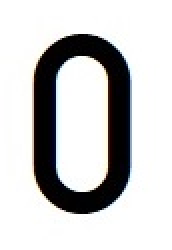
#> input picture resources/characters/q0.jpg, 86 x 125 px (shown 2 times larger); its folder holds only this picture in this run
$ python Mula_Arkadiusz.py resources/characters out.png
#> lines starting #> are read from the running program, lines starting #| are printed output that depends on the picture; after the words box and inside, x2 and y2 are one past the last pixel; in counts of white or black regions, pixels touching at a corner belong together
### license_plate_processing/character_classifier.py
import numpy as np
import cv2
import glob
import re
import os

MIN_CONTOUR_AREA = 100
RESIZED_IMAGE_WIDTH = 20
RESIZED_IMAGE_HEIGHT = 30


def get_chars_contour():
    # path to images of characters
    images_dir = "resources/characters/"
    data_path = os.path.join(images_dir, '*g')
    # get all files from path
    files = glob.glob(data_path)

    # dictionary to store every character contour
    chars_contour = {}

    # generate contour for each character
    for f1 in files:
        # read image of character
        img_character = cv2.imread(f1, 0)
        # read what character it is
        letter = re.findall(r"q\w", f1)
        # create edge image of character
        img_letter_edges = cv2.Canny(img_character, 30, 200)
        # find contour of character
        contours, hierarchy = cv2.findContours(img_letter_edges.copy(), cv2.RETR_EXTERNAL, cv2.CHAIN_APPROX_NONE)
        # save found contour to dict with key as a character
        chars_contour[str(letter[0][1])] = contours

    return chars_contour


def train_classifier(chars_contour):
    """
    method adapted from https://github.com/MicrocontrollersAndMore/OpenCV_3_KNN_Character_Recognition_Python
    """
    # read training image with all characters
    img_training_chars = cv2.imread("resources/all_characters.jpg")
    # check if image is read correctly
    if img_training_chars is None:
        print("error: couldn't read from file. Check file path. \n \n")
        os.system("pause")
        return

    # convert image to gray-scale
    img_gray = cv2.cvtColor(img_training_chars, cv2.COLOR_BGR2GRAY)

    # thresh image
    ret, img_thresh = cv2.threshold(img_gray, 150, 255, cv2.THRESH_BINARY_INV)
    # make copy of the thresh image, because findContours modifies image
    img_thresh_copy = img_thresh.copy()

    # find contours for all characters
    npa_contours, npa_hierachy = cv2.findContours(img_thresh_copy,
                                                  cv2.RETR_EXTERNAL,
                                                  cv2.CHAIN_APPROX_SIMPLE)

    # declare empty numpy array. it will be used to write to file later
    # zero rows, enough cols to hold all image data
    npa_flattened_images = np.empty((0, RESIZED_IMAGE_WIDTH*RESIZED_IMAGE_HEIGHT))

    # declare empty classifications list. this is list of how we are classifying our chars from user input
    int_classifications = []

    # for each contour
    for idx, npa_contour in enumerate(npa_contours):
        # check if contour is big enoguh to consider as character
        if cv2.contourArea(npa_contour) > MIN_CONTOUR_AREA:
            # get bounding rectangle of each contour
            [intX, intY, intW, intH] = cv2.boundingRect(npa_contour)

            # crop character out of thresholded image.
            # Make sure to crop out bigger ROI, because we need to find contour of char
            img_ROI = img_thresh[intY-5:intY+intH+5, intX-5:intX+intW+5]
            img_ROI1 = img_thresh[intY:intY+intH, intX:intX+intW]
            # resize ROI image so it will be be more consistent in recognition and storage
            img_ROI_resized = cv2.resize(img_ROI1, (RESIZED_IMAGE_WIDTH, RESIZED_IMAGE_HEIGHT))

            # create edge image of resized ROI
            img_ROI_edges = cv2.Canny(img_ROI.copy(), 30, 200)

            # find contours on ROI image
            contours_ROI, hierarchy_ROI = cv2.findContours(img_ROI_edges.copy(),
                                                           cv2.RETR_EXTERNAL, cv2.CHAIN_APPROX_NONE)
            # dictionary to store each character match
            matches = {}
            # for each character contour
            for letter, letter_cntr in chars_contour.items():
                # get match of considering contour of training char with each character
                ret = cv2.matchShapes(letter_cntr[0], contours_ROI[0], 1, 0.0)
                # save match to character
                matches[letter] = ret
            # find the best match
            best = min(matches, key=matches.get)

            # check if there is no false classifications
            # we know that everytime contours are ordered from bottom right corner
            # and we know positions of our characters on training image (all_characters.jpg)
            # those false classifactions appeared in testing:
            if idx == 0 and best == '6':
                best = '9'
            if idx == 7 and best == 'S':
                best = '2'
            if idx == 10 and best == 'O':
                best = 'M'
            if idx == 11 and best == 'O':
                best = "N"
            if idx == 15 and best == 'O':
                best = 'X'
            if idx == 23 and best == '0':
                best = 'D'
            if idx == 30 and best == 'O':
                best = 'W'
            # add our classification character to integer list of chars
            int_classifications.append(ord(best))
            # flatten image to 1d numpy array
            npa_flattened_image = img_ROI_resized.reshape((1, RESIZED_IMAGE_WIDTH * RESIZED_IMAGE_HEIGHT))
            # add flattened image numpy array to list of flattened image numpy arrays
            npa_flattened_images = np.append(npa_flattened_images, npa_flattened_image, 0)

    # convert classifications list of ints to numpy array of floats
    flt_classifications = np.array(int_classifications, np.float32)
    # flatten numpy array of floats to 1d so we can write to file later
    npa_classifications = flt_classifications.reshape((flt_classifications.size, 1))
    # cv2.waitKey()

    print("\n \n training complete! \n \n")

    # you can uncomment this to save results of classifier to file
    # np.savetxt("resources/classifications.txt", npa_classifications)
    # np.savetxt("resources/flattened_images.txt", npa_flattened_images)

    return npa_classifications, npa_flattened_images

### license_plate_processing/license_plate_recognizer.py
import numpy as np
import cv2

kNearest = cv2.ml.KNearest_create()

# The size of license plate in Poland is 520 x 114 mm.
# choose smaller ratio to accept bigger contours
# Width to height ratio of license plates in Poland.
PLATE_HEIGHT_TO_WIDTH_RATIO = 90 / 520

# Width and height ratio of character
CHAR_RATIO_MIN = 0.25
CHAR_RATIO_MAX = 0.85

# Number of characters on polish license plate
LICENSE_PLATE_LENGTH = 7

RESIZED_CHAR_IMAGE_WIDTH = 20
RESIZED_CHAR_IMAGE_HEIGHT = 30

SHOW_STEPS = False


def train_KNN(classifications, flattened_images):
    """
    Function that trains kNearest object based on given characters classifications and flattened images of characters
    :param classifications: classification of characters
    :param flattened_images: flattened images with characters
    :return: True when finished
    """
    # training classifications
    npa_classifications = classifications.astype(np.float32)
    # training images
    npa_flattened_images = flattened_images.astype(np.float32)
    # reshape numpy array to 1d, necessary to pass to call to train
    npa_classifications = npa_classifications.reshape((npa_classifications.size, 1))
    # set default K to 1
    kNearest.setDefaultK(1)
    # train KNN object
    kNearest.train(npa_flattened_images, cv2.ml.ROW_SAMPLE, npa_classifications)

    return True


# [155 lines left out: functions get_potential_chars_ROI, recognize_chars_in_plate, license_plate_rules, fill_empty_chars, not called in this run]


def preprocess(image, parameters=(False, False)):
    """
    Function that prepare image to further processing.
    Converting image to gray scale, resizing image, blurring image, finding edges on image

    :param image: image you want to preprocess
    :param parameters:
            index 0 -> if True chooses second parameters for image filtering
            index 1 -> if True chooses second parameters for detecting edges
    :return:
    gray_blur -> grayscale blurred image
    gray_edge -> grayscale image with edges
    width -> width of image after resizing
    """
    # convert image to gray scale
    gray_img = cv2.cvtColor(image, cv2.COLOR_BGR2GRAY)

    # resize image for faster processing
    gray_img = cv2.resize(gray_img, (768, 576))
    # image_resied = cv2.resize(image, (768, 576))

    # get shape of resized image
    height = gray_img.shape[0]
    width = gray_img.shape[1]

    # blur image
    if not parameters[0]:
        gray_blur = cv2.bilateralFilter(gray_img, 11, 55, 55)
    else:  # change parameters of filter if we couldn't find any license plate before
        gray_blur = cv2.bilateralFilter(gray_img, 11, 17, 17)

    # find edges in image
    if not parameters[1]:
        gray_edges = cv2.Canny(gray_blur, 85, 255)
    else:  # change parameters of edge detection if we couldn't find any license plate before
        gray_edges = cv2.Canny(gray_blur, 30, 200)

    return gray_blur, gray_edges, width


def find_potential_plates_vertices(gray_edges, width):
    """
    Function that finds vertices of potential license plate on edge image

    :param gray_edges: edge image
    :param width: width of image
    :return: list of potential plates vertices
    """
    # find contours on image with edges
    contours, hierarchy = cv2.findContours(gray_edges.copy(), cv2.RETR_EXTERNAL, cv2.CHAIN_APPROX_SIMPLE)

    # find potential contours that matches license plate dimensions
    potential_plates_vertices = []
    for contour in contours:
        [x, y, w, h] = cv2.boundingRect(contour)

        # exclude contours that are smaller than 1/3 of image width and their height doesn't match ratio of licenseplate
        if w < (width / 3) or h < (w * PLATE_HEIGHT_TO_WIDTH_RATIO) or w == width:
            continue

        # lines below and get_birds_eye_view are adapted from
        # https://www.pyimagesearch.com/2014/04/21/building-pokedex-python-finding-game-boy-screen-step-4-6/
        # https://www.pyimagesearch.com/2014/05/05/building-pokedex-python-opencv-perspective-warping-step-5-6/
        # reshape contour of potential plate
        pts = contour.reshape(contour.shape[0], 2)
        # vertices of plate rectangle
        vertices = np.zeros((4, 2), dtype="float32")
        # top left point has smallest sum and bottom right has smallest sum
        s = pts.sum(axis=1)
        vertices[0] = pts[np.argmin(s)]
        vertices[2] = pts[np.argmax(s)]
        # top right has minimum difference and bottom left has maximum difference
        diff = np.diff(pts, axis=1)
        vertices[1] = pts[np.argmin(diff)]
        vertices[3] = pts[np.argmax(diff)]
        potential_plates_vertices.append(vertices)

    return potential_plates_vertices


def get_birds_eye_view(potential_plates_vertices, gray_edges, gray_blur, skip_ratio_check=False):
    """
    changes perspective in all potential license plates to birds eye view

    :param potential_plates_vertices: list of vertices of potential license plate
    :param gray_edges: edge image used in warp perspective
    :param gray_blur: blurred image used in warp perspective
    :param skip_ratio_check: skip checking ratio of potential license plate to match all warp all potential contours
    :return: warped_plates_edges: list containing birds eye view edge images with license plate
    warped_plates_gray: list containing birds eye view blur images with license plate
    """
    # change perspective in all potential license plates, to "birds eye" view
    warped_plates_edges = []
    warped_plates_gray = []
    for idx, vertices in enumerate(potential_plates_vertices):
        # get all corners in easier way to code
        (tl, tr, br, bl) = vertices
        # compute width and height of image created by corners
        widthA = np.sqrt(((br[0] - bl[0]) ** 2) + ((br[1] - bl[1]) ** 2))
        widthB = np.sqrt(((tr[0] - tl[0]) ** 2) + ((tr[1] - tl[1]) ** 2))
        heightA = np.sqrt(((tr[0] - br[0]) ** 2) + ((tr[1] - br[1]) ** 2))
        heightB = np.sqrt(((tl[0] - bl[0]) ** 2) + ((tl[1] - bl[1]) ** 2))
        # take the maximum of the width and height values to reach final dimensions
        maxWidth = max(int(widthA), int(widthB))
        maxHeight = max(int(heightA), int(heightB))

        # if we couldn't get birds eye view in the first attempt, because image didn't match license plate ratio
        # then skip this step
        if not skip_ratio_check:
            # stop considering images that don't match license plate width to height ratio
            if maxHeight < maxWidth * PLATE_HEIGHT_TO_WIDTH_RATIO:
                continue

        # construct destination points which will be used to map the screen to a top-down, "birds eye" view
        dst = np.array([
            [0, 0],
            [maxWidth - 1, 0],
            [maxWidth - 1, maxHeight - 1],
            [0, maxHeight - 1]], dtype="float32")
        # calculate the perspective transform matrix and warp the perspective to grab the screen
        M = cv2.getPerspectiveTransform(vertices, dst)
        warp_edges = cv2.warpPerspective(gray_edges, M, (maxWidth, maxHeight))
        warp_gray = cv2.warpPerspective(gray_blur, M, (maxWidth, maxHeight))

        # stop considering image that contains only zeros
        if not np.any(warp_edges):
            continue
        # add warped image to list
        warped_plates_edges.append(warp_edges)
        warped_plates_gray.append(warp_gray)

    return warped_plates_edges, warped_plates_gray


def find_potential_chars_on_plates(warped_plates_edges):
    """
    Function that finds ROIs of potential chars on image containing license plate

    :param warped_plates_edges: list containing birds eye view edge images with license plate
    :return: list of ROIS of potential chars on license plate
    """
    chars_potential_plate = []
    for idx, plate in enumerate(warped_plates_edges):

        plate_area = plate.size

        char_contours, char_hierarchy = cv2.findContours(plate.copy(), cv2.RETR_TREE, cv2.CHAIN_APPROX_SIMPLE)

        cntr_img = cv2.drawContours(plate.copy(), char_contours, -1, 100, thickness=2)
        potential_chars_ROI = []
        for i, cntr in enumerate(char_contours):
            [x, y, w, h] = cv2.boundingRect(cntr)
            bounding_area = w * h
            # check contour size to match potential character size
            if (bounding_area < (0.025 * plate_area) or bounding_area > (0.4 * plate_area)) or \
                    (CHAR_RATIO_MIN * h > w or w > CHAR_RATIO_MAX * h):
                continue  # no character found
            # check if there's no repeating contour (contour in contour)
            if char_hierarchy[0, i, 3] != -1:
                # and if parent contour isn't plate contour
                if cv2.contourArea(char_contours[char_hierarchy[0, i, 3]]) < 0.4 * plate_area:
                    continue
            # add ROI of potential char
            potential_chars_ROI.append([x, y, w, h])
            cv2.rectangle(plate, (x, y), (x + w, y + h), 100)
        chars_potential_plate.append(potential_chars_ROI)
        if SHOW_STEPS:
            cv2.imshow(str(idx) + "plate with char boundings", plate)
            cv2.imshow(str(idx) + "plate with contours", cntr_img)

    return chars_potential_plate


# [25 lines left out: function three_chars_in_first_part, not called in this run]


def recognize_license_plate(image: np.ndarray) -> str:
    """
    Function that recognize license plate on given image

    :param image: image containing license plate
    :return: string of characters found on license plate
    """
    # print(f'image.shape: {image.shape}')

    if SHOW_STEPS:
        print("\n \n \n \n \n \n")

    # preprocess image to get useful data
    gray_blur, gray_edges, width = preprocess(image)

    # find vertices of potential plate
    potential_plates_vertices = find_potential_plates_vertices(gray_edges, width)

    # get bird eye view of potential plate based on found vertices
    warped_plates_edges, warped_plates_gray = get_birds_eye_view(potential_plates_vertices, gray_edges, gray_blur)

    # find potential characters on potential plates
    chars_potential_plate = find_potential_chars_on_plates(warped_plates_edges)

    # if no potential chars in plate found get birds eye view once more but with other parameters
    if not any(chars_potential_plate):
        if SHOW_STEPS:
            print(f"No chars found in first try")

        # get bird eye view once again but this time, skip ratio checking
        warped_plates_edges, warped_plates_gray = get_birds_eye_view(potential_plates_vertices, gray_edges,
                                                                     gray_blur, True)

        # find potential characters on potential plates
        chars_potential_plate = find_potential_chars_on_plates(warped_plates_edges)

        # if no potential chars found after skipping ratio checking
        # preprocess image once more with different parameters in preprocessing
        if not any(chars_potential_plate):
            if SHOW_STEPS:
                print(f"No chars found after skipping ratio checking")
                print("Trying with different preprocessing parameters...")
            # list of parameter tuples for preprocessing
            # index 0 -> if True chooses second parameters for image filtering
            # index 1 -> if True chooses second parameters for detecting edges
            preprocess_parameters = [(True, False), (False, True), (True, True)]

            for params in preprocess_parameters:
                gray_blur, gray_edges, width = preprocess(image, params)
                # find vertices of potential plate
                potential_plates_vertices = find_potential_plates_vertices(gray_edges, width)
                # get bird eye view of potential plate based on found vertices
                warped_plates_edges, warped_plates_gray = get_birds_eye_view(potential_plates_vertices, gray_edges,
                                                                             gray_blur, True)
                # find potential characters on potential plates
                chars_potential_plate = find_potential_chars_on_plates(warped_plates_edges)
                # if no potential chars found in this try, try with different preprocess parameters
                if not any(chars_potential_plate):
                    continue
                else:
                    break

            # if no potential chars found in image with all combinations then return empty license plate
            if not any(chars_potential_plate):
                if SHOW_STEPS:
                    print("NO LICENSE PLATE FOUND ON IMAGE")
                return '???????'  # return ?

    if SHOW_STEPS:
        for idx, potential_chars_ROI in enumerate(chars_potential_plate):
            print(f"Potential plate index: {idx} -> potential chars {len(potential_chars_ROI)}")

    # Choose potential license plate with 7 potential characters. If there's no 7 potential characters in any of
    # potential license plate then choose license plate with closest to 7 number of characters.
    # Then get ROI of potential characters and gray image of this plate.
    potential_chars_ROI_idx = get_potential_chars_ROI(chars_potential_plate)
    potential_chars_ROI = chars_potential_plate[potential_chars_ROI_idx]
    potential_chars_gray_img = warped_plates_gray[potential_chars_ROI_idx]

    # recognize characters in license plate
    license_plate, potential_chars_ROI = recognize_chars_in_plate(potential_chars_ROI, potential_chars_gray_img)

    # if there's less chars on license plate that it should be, fill empty spaces based on positions of chars
    if len(potential_chars_ROI) < LICENSE_PLATE_LENGTH:
        license_plate, potential_chars_ROI = fill_empty_chars(license_plate, potential_chars_ROI)

    # check if license plate has 3 characters in first part or 2 characters
    three_chars = three_chars_in_first_part(potential_chars_ROI)

    # check if returned license plate match polish rules. If not change character based on character similarity
    license_plate = license_plate_rules(license_plate, three_chars)

    if SHOW_STEPS:
        cv2.waitKey()
        cv2.destroyAllWindows()
    return license_plate

### Mula_Arkadiusz.py
import argparse
import json
from pathlib import Path

import cv2

from license_plate_processing import recognize_license_plate
from license_plate_processing import get_chars_contour
from license_plate_processing import train_classifier
from license_plate_processing import train_KNN


def main():
    parser = argparse.ArgumentParser()
    parser.add_argument('images_dir', type=str)
    parser.add_argument('results_file', type=str)
    args = parser.parse_args()

    images_dir = Path(args.images_dir)
    results_file = Path(args.results_file)

    template_contours = get_chars_contour()
#> in get_chars_contour, `img_character = cv2.imread(f1, 0)`:
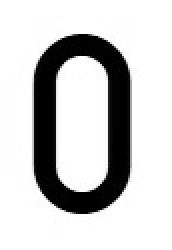
#> img_character: shape (125, 86) (shown 2 times larger); min 0, max 255, mean 202
#> in get_chars_contour, `img_letter_edges = cv2.Canny(img_character, 30, 200)`:
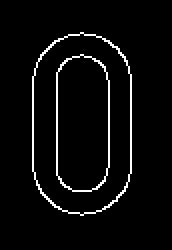
#> img_letter_edges: shape (125, 86) (shown 2 times larger); 4% white in thin lines or dots, all inside (x1, y1, x2, y2) = (16, 16, 66, 108)
#> in get_chars_contour, `contours, hierarchy = cv2.findContours(img_letter_edges.copy(), cv2.RE..`: contours = 1 contour; box (x1, y1, x2, y2) and area: (16, 16, 66, 108) 3898
#> template_contours = 1 item
    classifications, flattened_images = train_classifier(template_contours)
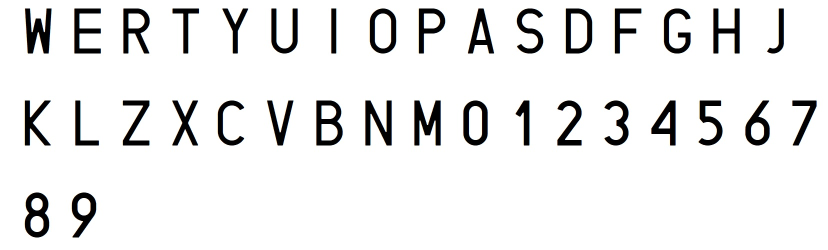
#> input picture resources/all_characters.jpg, 1656 x 500 px (shown at 1/2 size)
#> in train_classifier, img_training_chars is the input picture: shape (500, 1656, 3); mean B, G, R 234.3, 234.4, 234.3
#> in train_classifier, `ret, img_thresh = cv2.threshold(img_gray, 150, 255, cv2.THRESH_BINARY_..`:
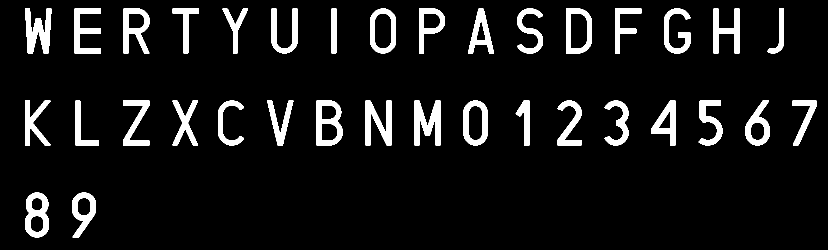
#> img_thresh: shape (500, 1656) (shown at 1/2 size); 8.1% white; 35 white regions
#> in train_classifier, `npa_contours, npa_hierachy = cv2.findContours(img_thresh_copy, cv2.RET..`: npa_contours = 35 contours; largest, box (x1, y1, x2, y2) and area: (1132, 17, 1184, 107) 4216, (633, 201, 685, 291) 4083, (740, 17, 792, 107) 4006, (927, 201, 975, 291) 3733, (50, 385, 98, 475) 3474; npa_hierachy = 35 rows, first 6: [1, -1, -1, -1], [2, 0, -1, -1], [3, 1, -1, -1], [4, 2, -1, -1], [5, 3, -1, -1], [6, 4, -1, -1]
#> the loop in train_classifier, `for idx, npa_contour in enumerate(npa_contours):` made 35 passes
#> pass 1, in train_classifier, `img_ROI = img_thresh[intY-5:intY+intH+5, intX-5:intX+intW+5]`:
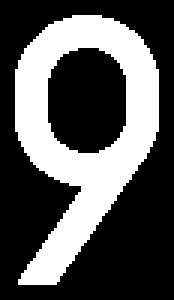
#> img_ROI: shape (100, 58) (shown 3 times larger); 34.1% white; 1 white region, box (x1, y1, x2, y2) and area: (5, 5, 53, 95) 1978
#> pass 1, in train_classifier, `img_ROI1 = img_thresh[intY:intY+intH, intX:intX+intW]`:
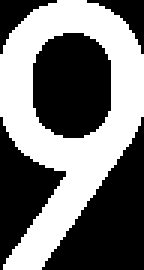
#> img_ROI1: shape (90, 48) (shown 3 times larger); 45.8% white; 1 white region, box (x1, y1, x2, y2) and area: (0, 0, 48, 90) 1978
#> (the rest of the program and of its run is left out)
